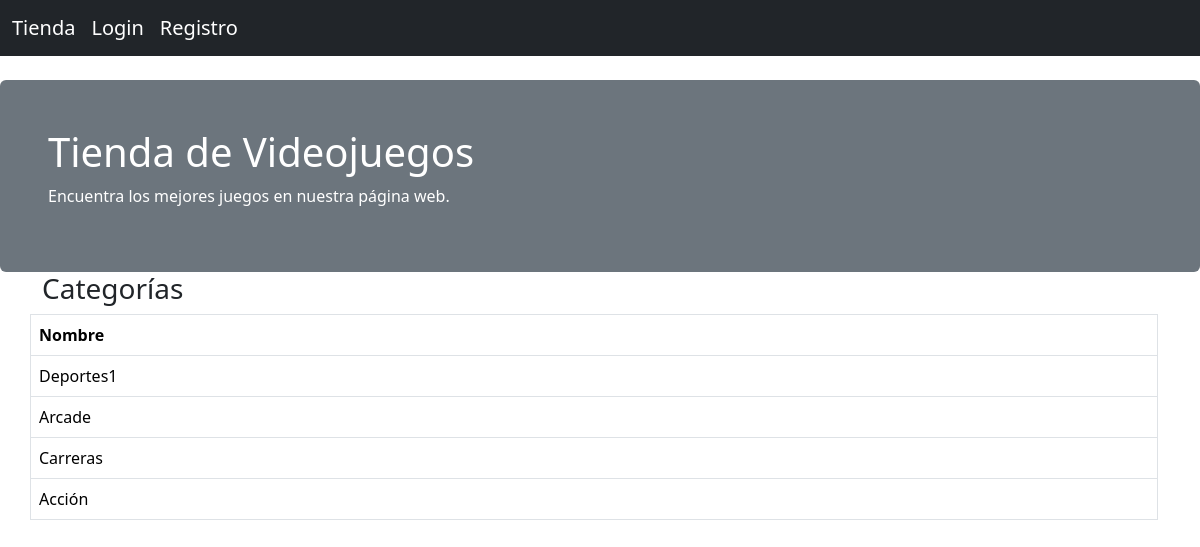
Screenshot of /categorias with the database file from the repository.
### aplicacion/models.py (models this page shows, shortened)
class Categorias(db.Model):
    __tablename__ = 'categorias'
    id = Column(Integer, primary_key=True)
    nombre = Column(String(100))
    articulos = relationship(
        "Articulos",
        cascade="all, delete-orphan",
        back_populates="categoria",
        lazy='dynamic'
    )

### aplicacion/app.py (the view)
@app.route('/categorias')
def categorias():
    categorias = Categorias.query.all()
    return render_template("categorias.html", categorias=categorias)

### aplicacion/app.py (called while the page is built)
@app.context_processor
def contar_carrito():
    if not current_user.is_authenticated:
        return {'num_articulos': 0}
    if request.cookies.get(str(current_user.id)) is None:
        return {'num_articulos': 0}
    else:
        datos = json.loads(request.cookies.get(str(current_user.id)))
        return {'num_articulos': len(datos)}

### aplicacion/templates/categorias.html (shortened to what this page needs)
{% extends "base2.html" %}
{% block contenido %}
<div class="container">
    <div class="row">
        <h3>Categorías</h3>
        <div class="list-group">
            <table class="table table-bordered">
                <tr>
                <tr>
                    <th>Nombre</th>
                </tr>
                {% for cat in categorias %}
                <tr>
                    <td>{{cat.nombre}}</td>
                </tr>
                {% endfor %}
            </table>
        </div>
    </div>
</div>
{% endblock %}

### rows the page displays
Categorias: nombre "Deportes1"
Categorias: nombre "Arcade"
Categorias: nombre "Carreras"
Categorias: nombre "Acción"
